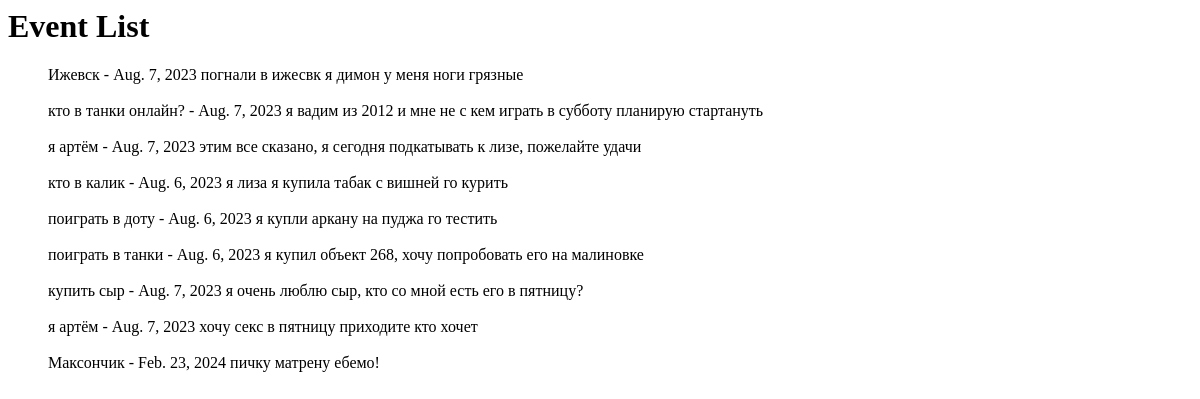
The app's page /accounts/events, older data.
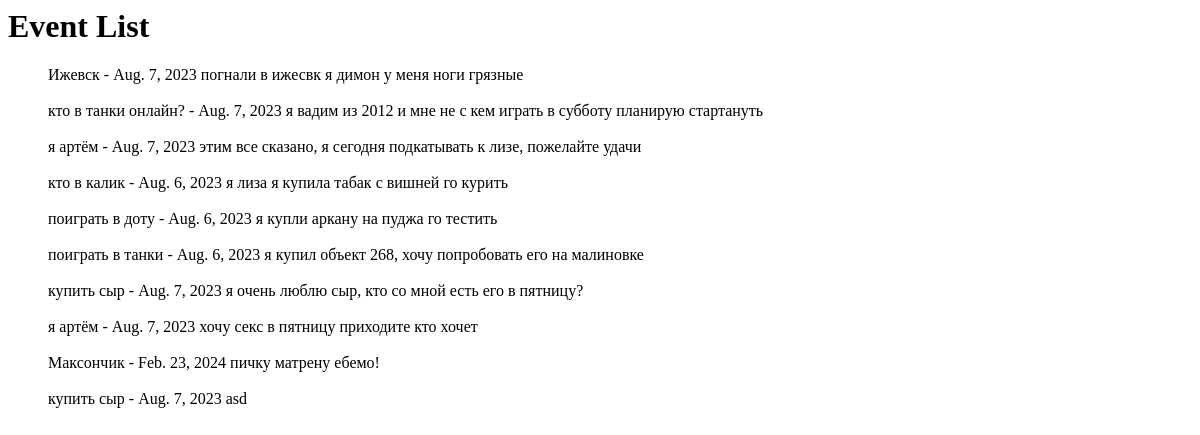
The same page, newer data.
### accounts/models.py (models this page shows)
class Event(models.Model):
    title = models.CharField(max_length=200)
    description = models.TextField()
    date = models.DateField()
    time = models.TimeField()
    creator = models.ForeignKey(User, on_delete=models.CASCADE)
    is_public = models.BooleanField(default=True)

### accounts/views.py (the view)
# urls.py: path('events', views.events, name='events'),
def events(request):
    events = Event.objects.filter(is_public=True)
    return render(request, 'event_list.html', {'events': events})

### accounts/templates/event_list.html (shortened to what this page needs)
<html>
<head>
</head>
<body>
    <h1>Event List</h1>
    <ul>
        {% for event in events %}
            {{ event.title }} - {{ event.date }}
            {{ event.description }} <br><br>
        {% endfor %}
    </ul>
</body>
</html>

Row changes from the older to the newer data that the page shows:
added Event: title "купить сыр", date "Aug. 7, 2023", description "asd"
